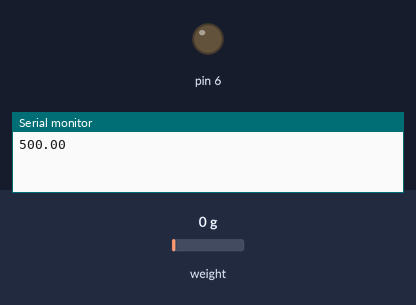
Bench run of a sketch on a simulated Arduino Uno, built with avr-gcc and run on an emulated ATmega328P. Shown: output pins drawn as LEDs (lit = HIGH), the last lines printed to the serial monitor. Inputs (shaded band) come from the test bench; at power-on: weight on the scale 0 g.

Above: at 18.0 s.
18.1 s: weight on the scale set to 3269 g
33.2 s: weight on the scale set to 3377 g
At 41.4 s:
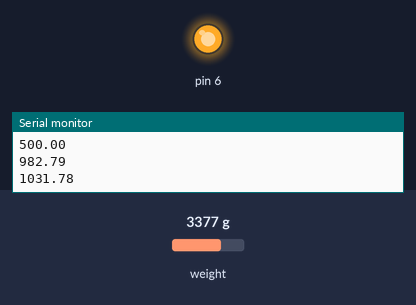
48.3 s: weight on the scale set to 100 g
At 61.5 s:
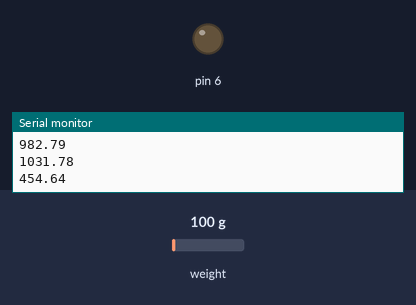
Timing chart, 0 to 63.0 s (numbered marks = the images above; inputs shaded):
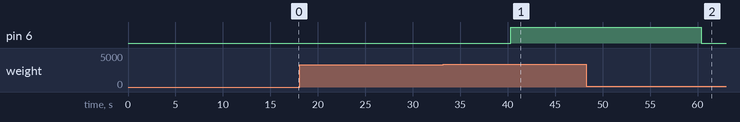

The sketch:

final_weight1.ino
```cpp
#include "HX711.h"

#define calibration_factor -60300.0

#define DOUT  3
#define CLK  2


//int i = 0 ;

HX711 scale(DOUT, CLK);

void setup() {
  Serial.begin(9600);

 pinMode(6,OUTPUT);


  scale.set_scale(calibration_factor);
  //scale.tare();


}
//void(*resetFunc) (void) = 0;

void loop() {


  float w = abs(scale.get_units());
  w = w*453.59237 ;
  w = w - 500.00000;
  float m = abs(w);
  Serial.println(m);
  if(w >=1000 )
  {
    digitalWrite(6,HIGH);
    }
    else
    {
      digitalWrite(6,LOW);
    }


 delay(20000);
// i = i+1 ;
// if(i == 3)
// {
//  i = 0;
//  resetFunc();
// }


}
```

Measured:
- the behaviour switches between 3306 and 3307 g on weight on the scale (found by bisection; images 0 and 1)
- after the input at 33.2 s, pin 6: LOW → HIGH after 7.1 s
- after the input at 48.3 s, pin 6: HIGH → LOW after 12.1 s
